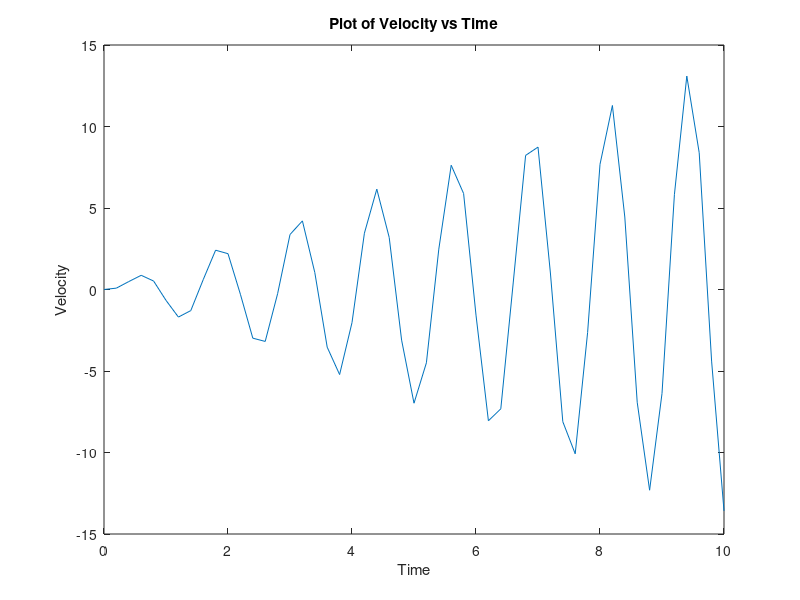

Recreate this plot in MATLAB.
% Acceleration and Velocity
% Create the function handle for acceleration 
acc = @(t) 7*t.*sin(5*t);
% Use a for loop with t values ranging from 0 to 10
% with an increment of 0.02
count = 1;
for t = 0:0.2:10
    vel(count) = integral(acc,0,t);
    count = count + 1;
end
t = 0:0.2:10;
% Plot the velocity vs time
plot(t,vel)
xlabel('Time')
ylabel('Velocity')
title('Plot of Velocity vs Time')
